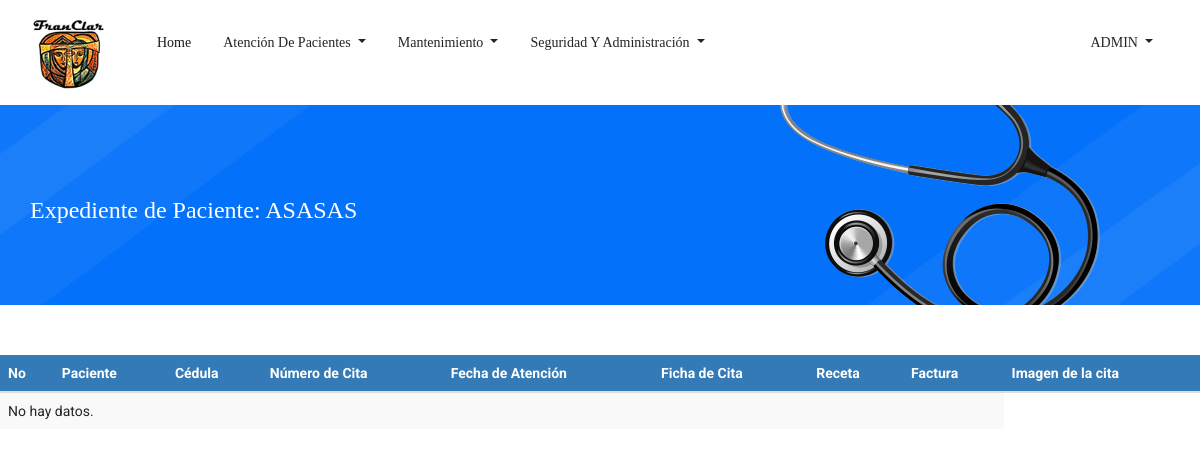
/ver_expediente.php?nik=2 (signed in), run on an earlier commit of the app's database.
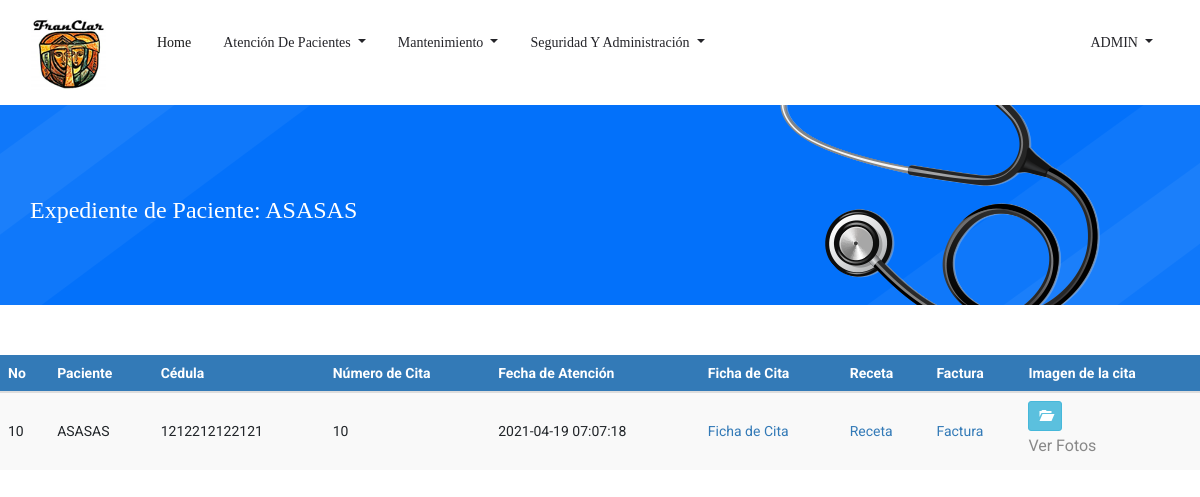
And on a later commit of the database.
### tables this page shows
CREATE TABLE `tbl_expediente` (
  `ID_expediente` bigint(3) NOT NULL,
  `ID_paciente` int(3) NOT NULL,
  `ID_Cita` bigint(3) NOT NULL,
  `Fec_atencion` timestamp NOT NULL DEFAULT current_timestamp(),
  `Usuario_Crea` bigint(3) DEFAULT NULL,
  `Fec_Crea` date DEFAULT NULL,
  `Usuario_Modif` bigint(3) DEFAULT NULL,
  `Fec_Modif` date DEFAULT NULL
);

CREATE TABLE `tbl_pacientes` (
  `ID_Paciente` int(3) NOT NULL,
  `ID_tipo_documento` int(11) NOT NULL,
  `cedula` varchar(20) NOT NULL,
  `ID_Sexo` int(1) NOT NULL,
  `ID_Est_Civil` int(3) NOT NULL,
  `ID_Tipo_Sangre` int(3) NOT NULL,
  `ID_Religion` int(3) NOT NULL,
  `Nom_Paciente` varchar(255) NOT NULL,
  `Fec_Nacimiento` date NOT NULL,
  `Edad` int(3) NOT NULL,
  `Dir_Paciente` varchar(255) NOT NULL,
  `Tel_Paciente` int(8) NOT NULL,
  `Cel_Paciente` int(8) NOT NULL,
  `Email` varchar(50) NOT NULL,
  `Contacto_Emergencia` varchar(40) NOT NULL,
  `ID_Parentesco` int(3) NOT NULL,
  `Tel_Emergencia` int(8) NOT NULL,
  `Cel_Emergencia` int(8) NOT NULL,
  `Antecedentes_Personales` varchar(500) DEFAULT NULL,
  `Antecedentes_Hospitalarios` varchar(500) DEFAULT NULL,
  `Antecedentes_Alergicos` varchar(500) DEFAULT NULL,
  `Antecedentes_Familiares` varchar(500) DEFAULT NULL,
  `Habitos` varchar(500) DEFAULT NULL,
  `Usuario_crea` bigint(3) DEFAULT NULL,
  `Fec_crea` date DEFAULT NULL,
  `Usuario_modif` bigint(3) DEFAULT NULL,
  `Fec_modif` date DEFAULT NULL
);

CREATE TABLE `tbl_citas` (
  `ID_Cita` bigint(3) NOT NULL,
  `ID_Paciente` int(3) NOT NULL,
  `ID_Usuario` bigint(3) NOT NULL,
  `ID_Empleado` int(3) NOT NULL,
  `ID_Especialidad` int(3) NOT NULL,
  `ID_Estado` int(3) NOT NULL,
  `Fec_Creacion` timestamp NOT NULL DEFAULT current_timestamp(),
  `Fec_Atencion` date NOT NULL,
  `Hora_Atencion` time NOT NULL,
  `Precio` int(5) NOT NULL,
  `Usuario_Crea` bigint(3) DEFAULT NULL,
  `Fec_Crea` date DEFAULT NULL,
  `Usuario_Modif` bigint(3) DEFAULT NULL,
  `Fec_Modif` date DEFAULT NULL
);

### ver_expediente.php (the view, shortened to what this page needs)
<!doctype html>
<html lang="es">
<?php
include 'head.php'
?>
<body>
    <?php
    include 'header.php';
    ?>
	<?php
	$nik = mysqli_real_escape_string($con,(strip_tags($_GET["nik"],ENT_QUOTES)));
	$sql = mysqli_query($con, "SELECT tbl_expediente.ID_expediente,
	tbl_pacientes.Nom_Paciente,
	tbl_pacientes.cedula,
	tbl_citas.ID_Cita,
	tbl_expediente.Fec_atencion FROM tbl_expediente
	INNER JOIN tbl_pacientes on tbl_expediente.ID_Paciente = tbl_pacientes.ID_Paciente
	INNER JOIN tbl_citas on tbl_expediente.ID_Cita = tbl_citas.ID_Cita WHERE tbl_expediente.ID_paciente='$nik'");
	$sql2 = mysqli_query($con, "SELECT * FROM tbl_pacientes WHERE ID_Paciente='$nik'");
	$row2 = mysqli_fetch_assoc($sql2);
	?>
    <section class="breadcrumb_part breadcrumb_bg">
        <div class="container">
            <div class="row">
                <div class="col-lg-12">
                    <div class="breadcrumb_iner">
                        <div class="breadcrumb_iner_item">
                            <?php echo '<h3 style="color: #ffff;" >Expediente de Paciente: '.$row2['Nom_Paciente'].'</h3>';  ?>
                        </div>
                    </div>
                </div>
            </div>
        </div>
    </section>
	<br>
	<br>
   <div class="table-responsive">
			<table id="datatableUsuarios" class="table table-striped table-hover" cellspacing="0" width="100%">
            	<thead>
				<tr>
					<th>No</th>
					<th>Paciente</th>
					<th>Cédula</th>
					<th>Número de Cita</th>
					<th>Fecha de Atención</th>
                    <th>Ficha de Cita</th>
					<th>Receta</th>
					<th>Factura</th>
                    <th>Imagen de la cita</th>
				</tr>
				</thead>
				<tbody>
				<?php
				if(mysqli_num_rows($sql) == 0){
					echo '<tr><td colspan="8">No hay datos.</td></tr>';
				}else{
					while($row = mysqli_fetch_assoc($sql)){
					?>
						<tr>
							<td><?php echo $row['ID_expediente']; ?></td>
							<td><?php echo $row['Nom_Paciente']; ?></td>
							<td><?php echo $row['cedula']; ?></td>
							<td><?php echo $row['ID_Cita']; ?></td>
							<td><?php echo $row['Fec_atencion']; ?></td>
							<td><a href="Expedientes/ficha<?php echo $row['Nom_Paciente'].$row['ID_Cita']; ?>.pdf" target="_blank">Ficha de Cita</a></td>
							<td><a href="Expedientes/receta<?php echo $row['Nom_Paciente'].$row['ID_Cita']; ?>.pdf" target="_blank">Receta</a></td>
							<td><a href="Expedientes/factura<?php echo $row['Nom_Paciente'].$row['ID_Cita']; ?>.pdf" target="_blank">Factura</a></td>
							<td>
								<?php echo '<a target="_blank" href="ver_imagen_exp.php?nik='.$row['ID_Cita'].'" title="Ver Imagen" class="btn btn-info btn-sm"><span class="glyphicon glyphicon-folder-open" aria-hidden="true"></span></a>'; ?>
								<p>Ver Fotos</p>
							</td>
						</tr>
						<?php
						}
					}
					?>
			</table>
		 </div>
		 <br><br><br><br>
</body>
</html>

What changed in the data, as far as the page shows it:
added tbl_expediente: ID_expediente "10", ID_paciente.Nom_Paciente "ASASAS", ID_paciente.cedula "1212212122121", ID_Cita.ID_Cita "10", Fec_atencion "2021-04-19 07:07:18"
Also different on the page:
text no longer shown: "No hay datos."
